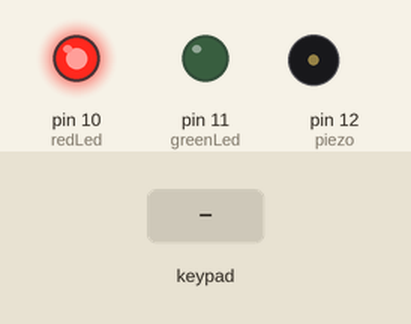
Simulated run of this sketch. Board: Arduino Uno, built with avr-gcc and run on an emulated ATmega328P. Parts: output pins drawn as LEDs (lit = HIGH), buzzer (waves = sounding). The inputs (shaded band) are chosen by the test bench. What the sketch prints to the serial monitor is not drawn.

Above: at 1.2 s.
1.3 s: keypad keys 6 5 5 6 pressed 0.4 s apart
At 5.1 s:
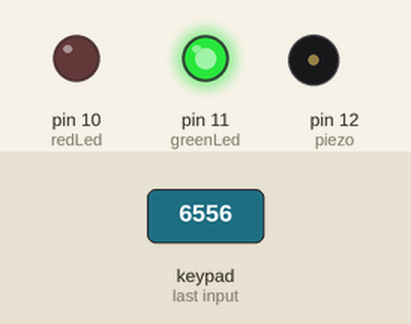
5.9 s: keypad keys 9 8 7 6 pressed 0.4 s apart
At 9.2 s:
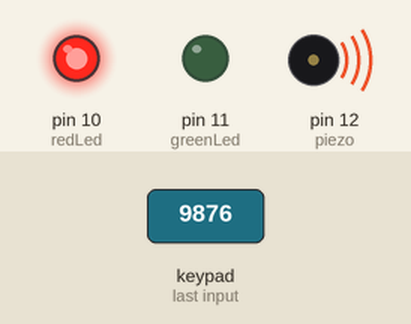
10.5 s: keypad keys 6 5 5 6 # pressed 0.4 s apart
At 13.25 s:
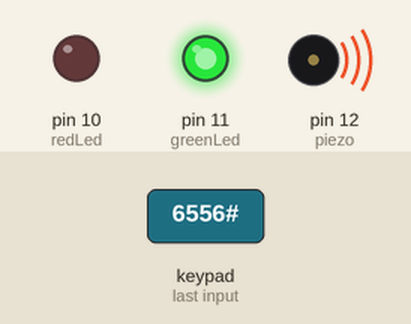
Timing chart, 0 to 16.3 s (numbered marks = the images above; inputs shaded):
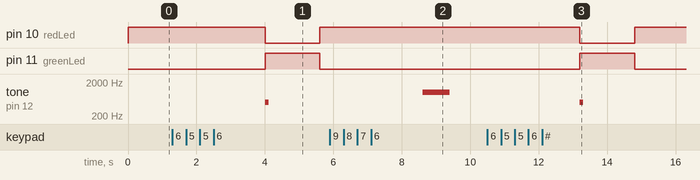

Measured:
- after the input at 1.3 s, pin 10 (redLed): HIGH → LOW after 2.7 s, → HIGH 1.6 s later; pin 11 (greenLed): LOW → HIGH after 2.7 s, → LOW 1.6 s later; tone on pin 12 (piezo): silent → 500 Hz after 2.7 s, → silent 0.10 s later
- after the input at 5.9 s, tone on pin 12 (piezo): silent → 1000 Hz after 2.7 s, → silent 0.80 s later
- after the input at 10.5 s, pin 10 (redLed): HIGH → LOW after 2.7 s, → HIGH 1.6 s later; pin 11 (greenLed): LOW → HIGH after 2.7 s, → LOW 1.6 s later; tone on pin 12 (piezo): silent → 500 Hz after 2.7 s, → silent 0.10 s later

The sketch:

FireAlarmSystemcode.ino
```cpp
#include <Keypad.h>

// Define the keypad size
const byte row = 4;
const byte col = 4;

// Define the pin connections for LEDs and buzzer
const int redLed = 10;
const int greenLed = 11;
const int piezo = 12;

// Define the keypad layout
char numPad[row][col] = {
    {'1', '2', '3', '4'},
    {'5', '6', '7', '8'},
    {'9', '0', '*', '#'},
};

// Define the row and column pins
byte rowPin[row] = {9, 8, 7, 6};
byte colPin[col] = {5, 4, 3, 2};

// Define the correct passcode
String password = "6556";
String vstup = "";

// Initialize the keypad
Keypad cKeypad = Keypad(makeKeymap(numPad), rowPin, colPin, row, col);

void setup() {
    pinMode(redLed, OUTPUT);
    pinMode(greenLed, OUTPUT);
    pinMode(piezo, OUTPUT);

    digitalWrite(redLed, HIGH); // Start with red LED ON
    digitalWrite(greenLed, LOW); // Start with green LED OFF

    Serial.begin(9600);
    Serial.print("Enter Passcode: ");
}

void loop() {
    char cKey = cKeypad.getKey(); // Read the pressed key from the keypad

    if (cKey) {
        if (vstup.length() < 4) {
            Serial.print("*"); // Hide actual input for security
            vstup += cKey;
        }
    }

    if (vstup.length() == 4) {
        delay(1500); // Wait for input completion

        if (password == vstup) { // If entered passcode is correct
            Serial.println("\nAccess Granted");
            digitalWrite(redLed, LOW);
            digitalWrite(greenLed, HIGH);
            tone(piezo, 500);
            delay(100);
            noTone(piezo);
        } else { // If entered passcode is incorrect
            Serial.println("\nWrong Passcode");
            digitalWrite(redLed, HIGH);
            digitalWrite(greenLed, LOW);
            tone(piezo, 1000);
            delay(800);
            noTone(piezo);
        }

        delay(1500); // Wait before resetting
        vstup = ""; // Reset the input buffer
        Serial.println("Enter Passcode: ");
        digitalWrite(redLed, HIGH);
        digitalWrite(greenLed, LOW);
    }
}
```
